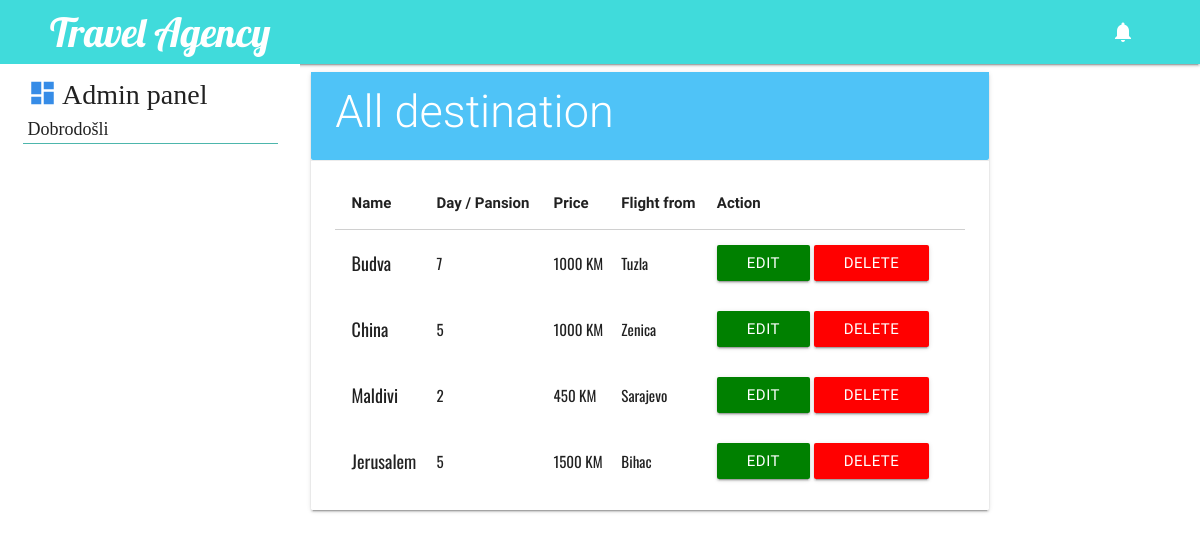
The page /sveDestinacije.php on the database its author committed.
### tables this page shows
CREATE TABLE IF NOT EXISTS `destinacije` (
  `id` int(200) NOT NULL AUTO_INCREMENT,
  `naziv_destinacije` varchar(150) NOT NULL,
  `brojDanaPansiona` varchar(100) NOT NULL,
  `cijena_destinacije` varchar(100) NOT NULL,
  `datum_destinacije` varchar(200) NOT NULL,
  `let_destinacije` varchar(70) NOT NULL,
  `slika` varchar(100) NOT NULL,
  `Opis` varchar(200) NOT NULL,
  PRIMARY KEY (`id`)
);

### sveDestinacije.php (the view, shortened to what this page needs)
<?php
   include('db/konekcija.php');
    $query = "SELECT * FROM destinacije ";
?>
<!DOCTYPE html>
<html lang="en">
<head>
        <link type="text/css" rel="stylesheet" href="css/materialize.css"  media="screen,projection"/>
        <link type="text/css" rel="stylesheet" href="css/styleAdmin.css"  media="screen,projection"/>
        <link type="text/css" rel="stylesheet" href="css/animate.css"  media="screen,projection"/>
</head>
<body>
    <?php  include 'adminPanel.php'; ?>
    <div class="col s7">
        <div class="card ">
                <div class="card-content light-blue lighten-2" >
                    <span class="card-title white-text" style="font-size: 45px;">All destination</span>
                </div>
                <div class="card-action">
                    <table class="highlight">
                        <thead>
                          <tr>
                              <th type="hidden"></th>
                              <th>Name</th>
                              <th>Day / Pansion</th>
                              <th>Price</th>
                              <th>Flight from</th>
                              <th>Action</th>
                          </tr>
                        </thead>
                        <?php
                        if( $res = mysqli_query($conn, $query)){
                            if(mysqli_num_rows($res) > 0){
                             while ($row = mysqli_fetch_array($res)){
                         ?>
                        <tbody>
                          <tr>
                            <td type="hidden" value="<?php echo $row['id'] ?>"></td>
                            <td style="font-family: 'Oswald', sans-serif !important; font-size: 18px;"><?php echo $row['naziv_destinacije']; ?></td>
                            <td style="font-family: 'Oswald', sans-serif !important;"><?php echo $row['brojDanaPansiona']; ?></td>
                            <td style="font-family: 'Oswald', sans-serif !important;"><?php echo $row['cijena_destinacije']; ?> KM</td>
                            <td style="font-family: 'Oswald', sans-serif !important;"><?php echo $row['let_destinacije']; ?></td>
                            <td>
                                <a href="pregledDestinacije.php?id_destinacije=<?= $row['id']?>" class="btn waves-effect waves-light btn-small" style="background-color:green;">EDIT</a>
                                <a href="brisanjeDestinacije.php?id_destinacije=<?= $row['id'] ?>" class="btn waves-effect waves-light btn-small" name="brisanje" style="background-color:red;">DELETE</a>
                            </td>
                          </tr>
                        </tbody>
                        <?php }
    }
 }
  ?>
                      </table>
                </div>
        </div>
    </div>
</body>
</html>

### rows shown on the page
destinacije: $row['id'] 1 (drawn), naziv_destinacije "Budva", brojDanaPansiona "7", cijena_destinacije "1000", let_destinacije "Tuzla"
destinacije: $row['id'] 2 (drawn), naziv_destinacije "China", brojDanaPansiona "5", cijena_destinacije "1000", let_destinacije "Zenica"
destinacije: $row['id'] 3 (drawn), naziv_destinacije "Maldivi", brojDanaPansiona "2", cijena_destinacije "450", let_destinacije "Sarajevo"
destinacije: $row['id'] 4 (drawn), naziv_destinacije "Jerusalem", brojDanaPansiona "5", cijena_destinacije "1500", let_destinacije "Bihac"
